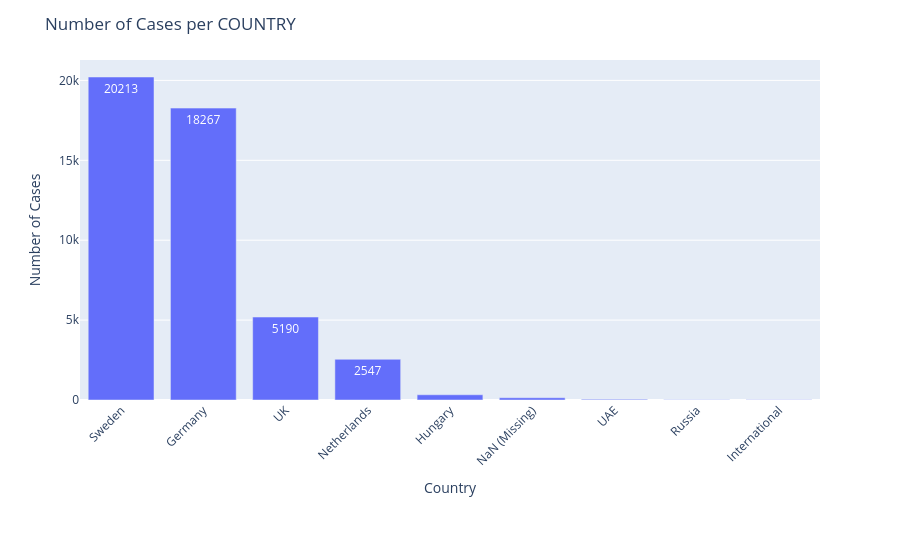

Notebook code cell kept with this figure:
### Code cell
import plotly.express as px

# Count the number of cases per COUNTRY (including NaN)
country_counts = master_df_0['SL_COUNTRY'].value_counts(dropna=False).reset_index()
country_counts.columns = ['SL_COUNTRY', 'case_count']

# Replace NaN with a visible label
country_counts['SL_COUNTRY'] = country_counts['SL_COUNTRY'].fillna('NaN (Missing)')

# Create a bar chart with Plotly and show counts inside the bars
fig = px.bar(
    country_counts,
    x='SL_COUNTRY',
    y='case_count',
    text='case_count',                # show numbers on bars
    title='Number of Cases per COUNTRY',
    labels={'SL_COUNTRY': 'Country', 'case_count': 'Number of Cases'}
)

# Place the text inside the bars and format
fig.update_traces(texttemplate='%{text}', textposition='inside')
fig.update_layout(uniformtext_minsize=10, uniformtext_mode='hide', xaxis_tickangle=-45, margin=dict(t=60, b=160))
fig.show()

### Figure 1 — Plotly figure (JSON) as saved in the notebook; plotly's stock layout.template omitted (floating-point values rounded to 4 significant figures)
{"data": [{"alignmentgroup": "True", "hovertemplate": "Country=%{x}<br>Number of Cases=%{text}<extra></extra>", "legendgroup": "", "marker": {"color": "#636efa", "pattern": {"shape": ""}}, "name": "", "offsetgroup": "", "orientation": "v", "showlegend": false, "text": [20213, 18267, 5190, 2547, 327, 139, 40, 10, 9], "textposition": "inside", "texttemplate": "%{text}", "type": "bar", "x": ["Sweden", "Germany", "UK", "Netherlands", "Hungary", "NaN (Missing)", "UAE", "Russia", "International"], "xaxis": "x", "y": [20213, 18267, 5190, 2547, 327, 139, 40, 10, 9], "yaxis": "y"}], "layout": {"barmode": "relative", "legend": {"tracegroupgap": 0}, "margin": {"b": 160, "t": 60}, "title": {"text": "Number of Cases per COUNTRY"}, "uniformtext": {"minsize": 10, "mode": "hide"}, "xaxis": {"anchor": "y", "domain": [0, 1], "tickangle": -45, "title": {"text": "Country"}}, "yaxis": {"anchor": "x", "domain": [0, 1], "title": {"text": "Number of Cases"}}}}
